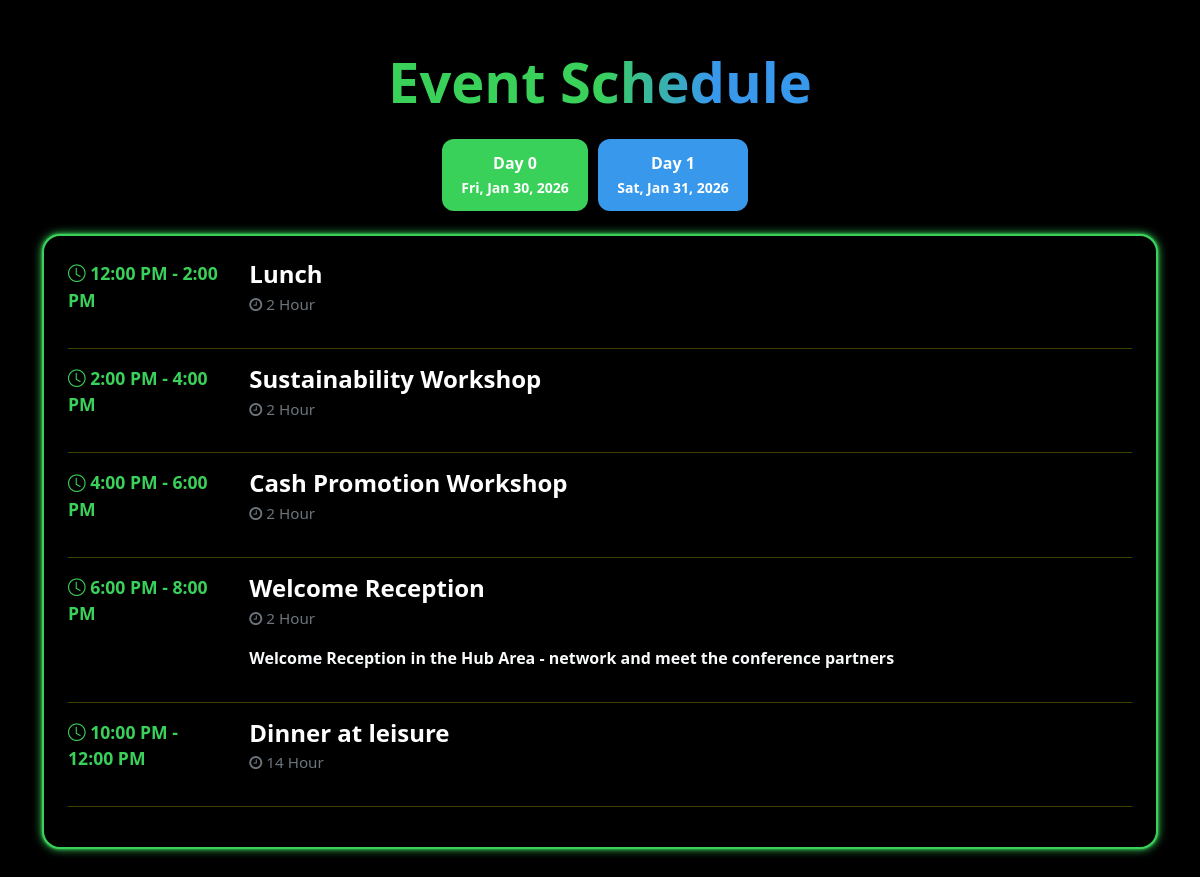
The app's page /, older data.
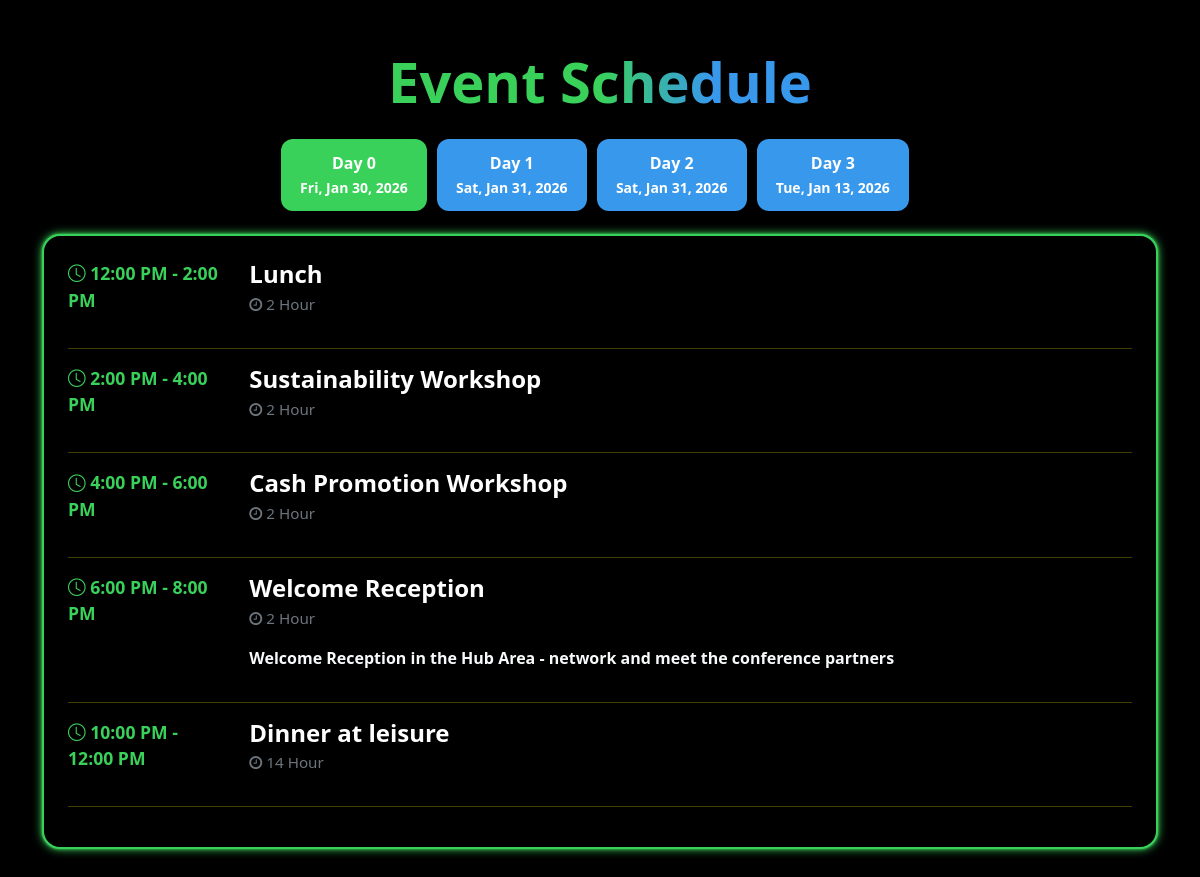
The same page, newer data.
### events/models.py (models this page shows, shortened)
class EventDay(models.Model):
    title = models.CharField(max_length=100)
    date = models.DateField()

class Event(models.Model):
    day = models.ForeignKey(EventDay, related_name="events", on_delete=models.CASCADE)
    title = models.CharField(max_length=255)
    start_time = models.TimeField()
    end_time = models.TimeField()
    duration = models.CharField(max_length=50, blank=True)  # Auto-calculated
    forum = models.CharField(max_length=255, blank=True)
    speakers = models.ManyToManyField(Speaker, related_name="events", blank=True)

### events/views.py (the view)
# urls.py: path('', event_schedule, name='event_schedule'),
def event_schedule(request):
    days = EventDay.objects.prefetch_related('events__speakers').all()
    return render(request, 'events/schedule.html', {'days': days})

### templates/events/schedule.html (shortened to what this page needs)
{% load static %}
<!DOCTYPE html>
<html lang="en">
<head>
    <link href="https://cdn.jsdelivr.net/npm/bootstrap@5.3.3/dist/css/bootstrap.min.css" rel="stylesheet">
    <link rel="stylesheet" href="https://cdnjs.cloudflare.com/ajax/libs/font-awesome/4.7.0/css/font-awesome.min.css">
    <link href="https://cdn.jsdelivr.net/npm/bootstrap-icons@1.11.3/font/bootstrap-icons.css" rel="stylesheet">
</head>
<body>
    <div class="container py-5">
        <h2 class="fw-bold mb-4 text-center" style="
    background: linear-gradient(to right, rgb(57, 209, 90) 50%, rgb(56, 153, 236) 60%);
    -webkit-background-clip: text;
    -webkit-text-fill-color: transparent;
    font-size: 56px;
    font-weight: bold;">
            Event Schedule
        </h2>
  <div class="tab-wrapper d-flex justify-content-center overflow-auto">
    <ul class="nav nav-tabs day-tabs mb-4" role="tablist">
        {% for day in days %}
        <li class="nav-item">
            <button class="nav-link {% if forloop.first %}active{% endif %}" data-bs-toggle="tab"
                data-bs-target="#day{{ day.id }}" type="button">
                {{ day.title }}<br>
                <small>{{ day.date|date:"D, M d, Y" }}</small>
            </button>
        </li>
        {% endfor %}
    </ul>
</div>
        <div class="tab-content">
            {% for day in days %}
            <div class="tab-pane fade {% if forloop.first %}show active{% endif %}" id="day{{ day.id }}">
                <div class="card schedule-card p-4"
                    style="background-color: #000000; border: rgb(57, 209, 90) 2px solid; box-shadow: 0 0 3px rgb(57, 209, 90), 0 0 10px rgb(57, 209, 90);">
                    {% for event in day.events.all %}
                    <div class="row">
                        <div class="col-lg-2 col-md-3 col-sm-3">
                            <div class="time-badge mb-2" style="color: rgb(57, 209, 90);">
                                <i class="bi bi-clock"></i>
                                {{ event.start_time|time:"g:i A" }} - {{ event.end_time|time:"g:i A" }}
                            </div>
                        </div>
                        <div class="col-lg-10 col-md-9 col-sm-9">
                            <h4 class="fw-bold mb-1" style="color: #fff;">{{ event.title }}</h4>
                            <div class="meta mb-2">
                                <p><i class="fa fa-clock-o"></i> {{ event.duration }}</p>
                            </div>
                            <p class="fw-semibold text-light mb-3">{{ event.forum }}</p>
                        </div>
                    </div>
                    <Hr style="color: yellow;">
                    {% endfor %}
                </div>
            </div>
            {% endfor %}
        </div>
    </div>
</body>
</html>

### templates/events/schedule.html (style rules this page uses)
body { background: #000000; }
.nav-tabs { border-bottom: none; }
.nav-tabs .nav-link { border: none; background: rgb(56, 153, 236); margin-right: 10px; border-radius: 12px; padding: 12px 20px; font-weight: 600; color: #ffffffff; box-shadow: 0 4px 12px rgba(0, 0, 0, .08); }
.nav-tabs .nav-link.active { background: rgb(57, 209, 90); color: #fff; }
.schedule-card { border-radius: 18px; border: none; background: #fff; box-shadow: 0 8px 20px rgba(0, 0, 0, .08); margin-bottom: 20px; }
.time-badge { font-weight: 700; font-size: 1.1rem; color: #0d6efd; }
.meta { color: #6c757d; font-size: .95rem; }
.nav-link { color: #ffffff; }
.nav-tabs .nav-link { padding: 0.75rem 1.2rem; font-size: 1rem; text-align: center; }

Row changes from the older to the newer data that the page shows:
added EventDay: title "Day 2", date "Sat, Jan 31, 2026", shown under "Event Schedule"
added EventDay: title "Day 3", date "Tue, Jan 13, 2026", shown under "Event Schedule"
